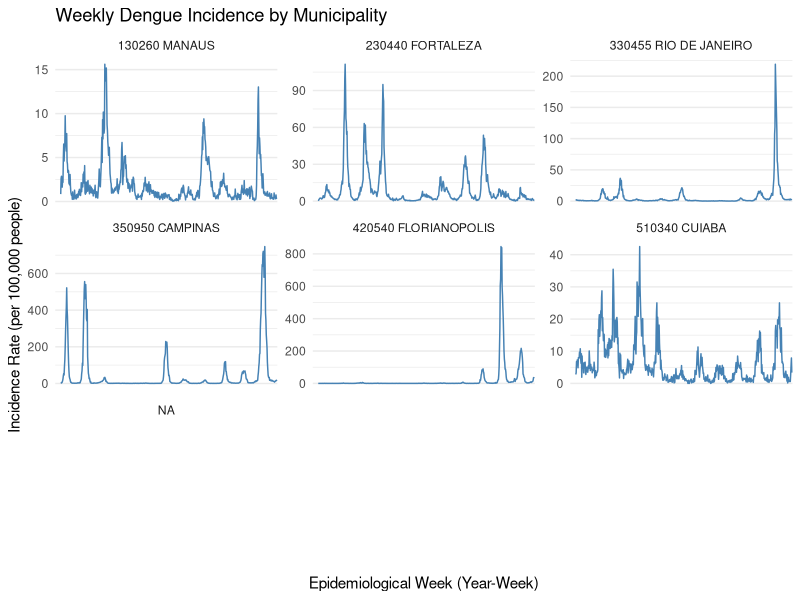
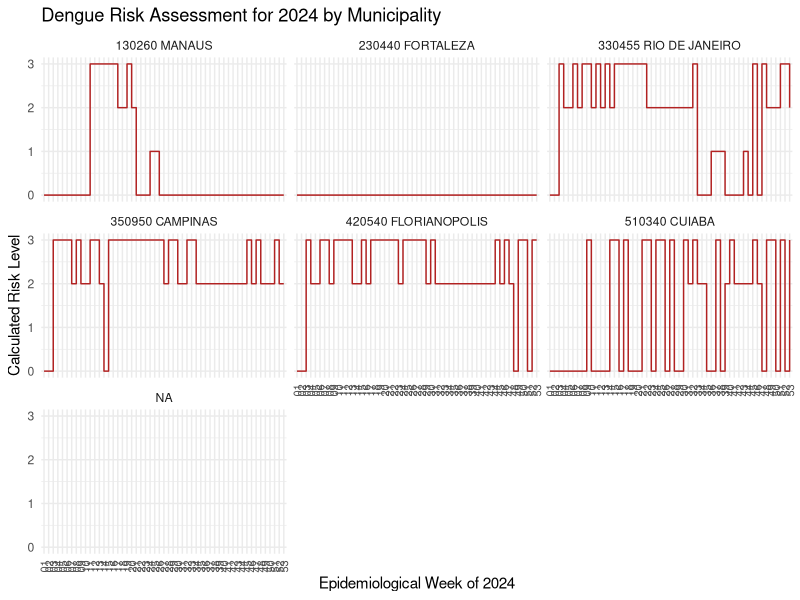
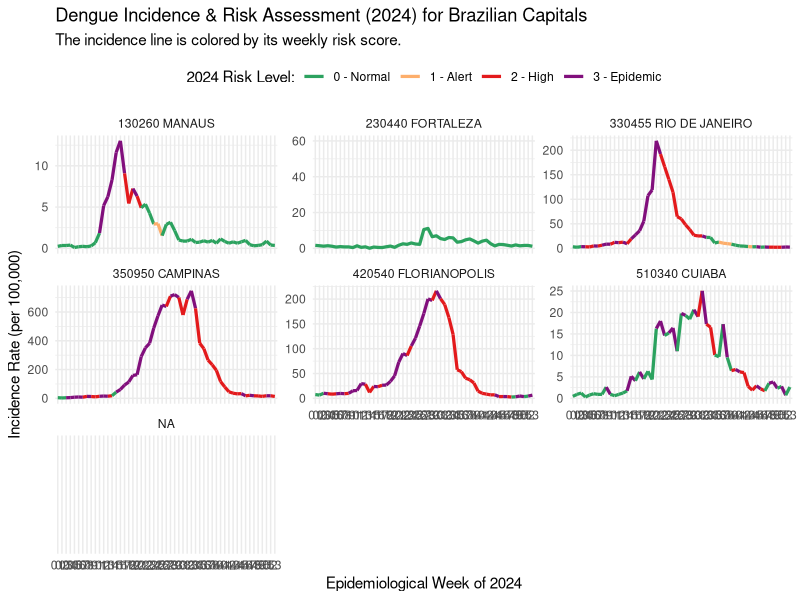
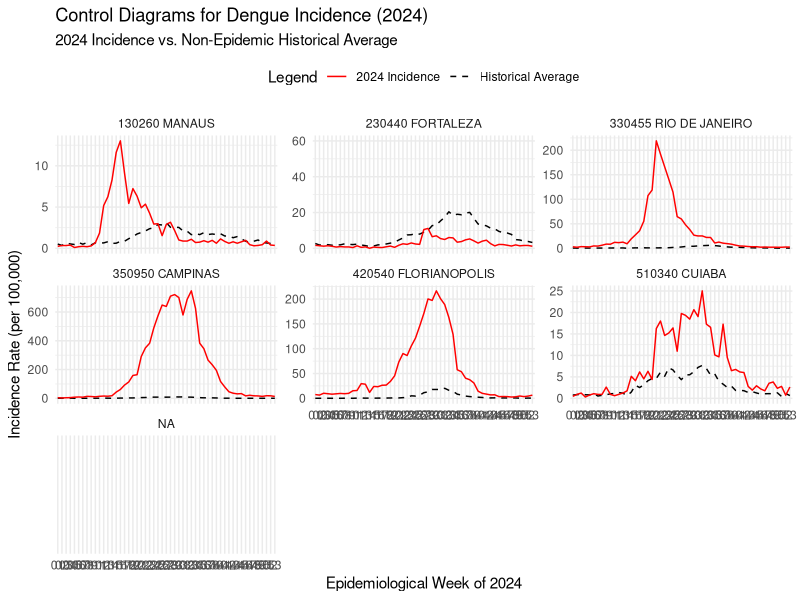
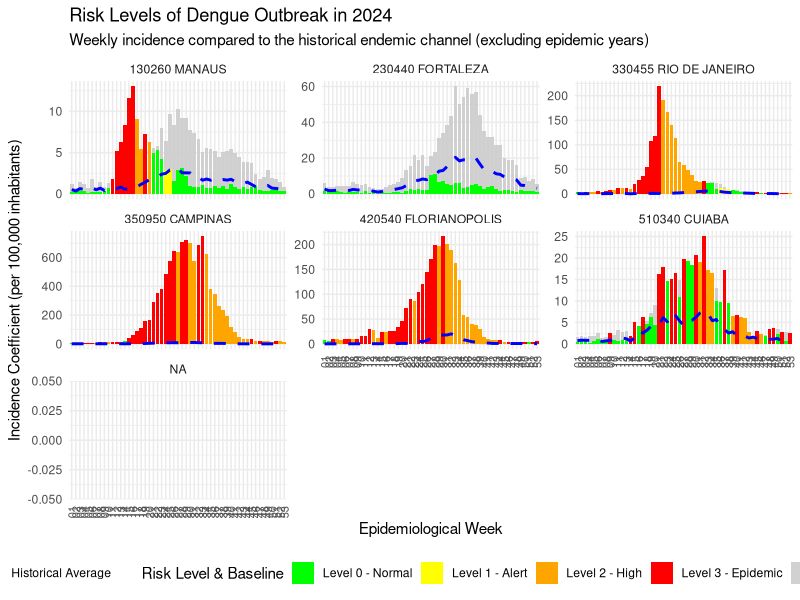

These charts were generated, in order, by the following R code:
## ---- chunk 1
knitr::opts_chunk$set(echo = T, warning = F)
library(tidyverse)
library(lubridate)
library(zoo)
library(ggplot2)
library(here)
library(haven)
library(lubridate)
library(readr)
## ---- chunk 2
dengue_full <- read_csv(here("dengue/Dengue_Provaveis_2014_2024.csv")) %>% 
  mutate(epidemiologic_week = paste0(year, "w", week))

# Epidemiological week starting on the first week of the winter
epiweek40 <- read_dta(
  here("dengue/epidemiological_week_startsweek40.dta")) 
## ---- chunk 3
 ## Grouping by municipality and epidemiological week
dengue_df <- dengue_full %>% 
  # Correctly group by municipality, year, and week first
  group_by(municipality, year, week) %>% 
  summarise(
    cases = sum(likely_cases, na.rm = TRUE),
    population = sum(population, na.rm = TRUE), 
    deaths = sum(deaths, na.rm = TRUE),
    .groups = "drop"
  ) %>%
  mutate(
    incidence = ifelse(population > 0, cases / (population / 100000), 0),
    wy = paste0(year, "w", as.integer(week))
  ) %>%
  full_join(epiweek40, by = "wy") %>%
  # IMPORTANT FIX: Group by municipality BEFORE arranging and filling NAs
  group_by(municipality) %>%
  arrange(year_week40, epidemiologic_week_startsweek40) %>% 
  mutate(
    # Use across() to apply na.locf cleanly to several columns
    across(c(year, cases, population, deaths, incidence), ~ zoo::na.locf(., na.rm = FALSE)),
    yw = as.character(paste0(year_week40,"-", epidemiologic_week_startsweek40)),
    epi_label = paste0(year_week40, "w", epidemiologic_week_startsweek40)
  ) %>%
  # Ungroup at the end to have a clean, final dataframe
  ungroup()
## ---- chunk 4
perform_risk_analysis <- function(df, analysis_year = 2024) {
  # Defines a function that takes a dataframe 'df' and an 'analysis_year'.

  tryCatch({
    # If an error occurs, the code will jump to the 'error' section at the end.

    # === Part 1: Identify Epidemic Years based on Risk Score ===
    # The goal of this part is to analyze all historical data to determine which years behaved like epidemics.

    # Create a preliminary endemic channel using ALL historical data.
    preliminary_channel <- df %>%
      # 1. Select only data from years before the analysis_year.
      filter(year_week40 < analysis_year) %>%
      # 2. Group data by the epidemiological week number.
      group_by(week2 = epidemiologic_week_startsweek40) %>%
      # 3. For each week, calculate the historical average and standard deviation of incidence.
      summarise(avg_incidence = mean(incidence, na.rm = TRUE), sd_incidence = sd(incidence, na.rm = TRUE), .groups = "drop") %>%
      # 4. Calculate the upper alert threshold (95% confidence interval).
      mutate(high = avg_incidence + (1.96 * sd_incidence))

    # Check if there is enough historical data to proceed.
    if(nrow(preliminary_channel) == 0) return(NULL)

    # Assess all historical years against the preliminary channel to find epidemic years.
    risk_all_years <- df %>%
      # 1. Select only historical data.
      filter(year_week40 < analysis_year) %>%
      # 2. Add the calculated avg_incidence and high threshold to each row based on its week.
      left_join(preliminary_channel, by = c("epidemiologic_week_startsweek40" = "week2")) %>%
      # 3. Group the data by year to analyze each year independently.
      group_by(year_week40) %>%
      # 4. Ensure weeks are sorted chronologically within each year.
      arrange(epidemiologic_week_startsweek40, .by_group = TRUE) %>%
      # 5. Create several new columns (triggers) based on different risk conditions.
      mutate(
        # Trigger: Is incidence above average but below the high threshold? (1=yes, 0=no)
        increasedincidence = ifelse(incidence > avg_incidence & incidence < high, 1, 0),
        # Trigger: Has 'increasedincidence' been true for 4 straight weeks?
        increasedincidence4weeks = zoo::rollapply(increasedincidence, 4, function(x) as.integer(all(x == 1)), fill = NA, align = "right"),
        # Trigger: Is incidence above the high threshold?
        increasedincidencehigh = ifelse(incidence > high, 1, 0),
        # Trigger: Has 'increasedincidencehigh' been true for 4 straight weeks?
        increasedincidencehigh4weeks = zoo::rollapply(increasedincidencehigh, 4, function(x) as.integer(all(x == 1)), fill = NA, align = "right"),
        # Trigger: Did deaths increase from the previous week?
        increaseddeath = ifelse(deaths > lag(deaths), 1, 0),
        # Trigger: Has 'increaseddeath' been true for 4 straight weeks?
        increaseddeath4w = zoo::rollapply(increaseddeath, 4, function(x) as.integer(all(x == 1)), fill = NA, align = "right"),
        # Calculate log of incidence to check for exponential growth.
        ln_incidence = ifelse(incidence > 0, log(incidence), 0),
        # Calculate the week-over-week change in log(incidence).
        exponentialgrowth = ln_incidence - dplyr::lag(ln_incidence),
        # Trigger: Is growth exponential AND is incidence above the high threshold?
        increasedexpgrowth = ifelse(exponentialgrowth > 0 & incidence > high, 1, 0),
        # Trigger: Has 'increaseddeath' been true for 5 straight weeks?
        increaseddeath5w = zoo::rollapply(increaseddeath, 5, function(x) as.integer(all(x == 1)), fill = NA, align = "right")
      ) %>%
      # Replace any NAs created by the rolling functions (at the start of the series) with 0.
      mutate(across(c(increasedincidence4weeks, increasedincidencehigh4weeks, increaseddeath4w, increasedexpgrowth, increaseddeath5w), ~replace_na(., 0))) %>%
      # Assign risk levels based on the triggers.
      mutate(
        # Risk Level 1: Sustained increase in cases.
        risk_level1 = if_else(increasedincidence4weeks == 1, 1L, 0L),
        # Risk Level 2: High alert for cases or sustained increase in deaths.
        risk_level2 = if_else(increasedincidencehigh4weeks == 1 | increaseddeath4w == 1, 2L, 0L),
        # Risk Level 3: Epidemic level based on exponential growth or prolonged increase in deaths.
        risk_level3 = if_else(increasedexpgrowth == 1 | increaseddeath5w == 1, 3L, 0L),
        # The final risk assessment for a week is the highest level triggered.
        riskassessment = pmax(risk_level1, risk_level2, risk_level3, na.rm = TRUE)
      )

    # From the historical assessment, create a list of years that hit risk level 3.
    epidemic_years <- risk_all_years %>% filter(riskassessment >= 3) %>% distinct(year_week40) %>% pull(year_week40)
    # Create a list of all available historical years.
    all_hist_years <- unique(df$year_week40[df$year_week40 < analysis_year])
    # Create the list of non-epidemic years by removing epidemic years from all historical years.
    non_epidemic_years <- all_hist_years[!all_hist_years %in% epidemic_years]
    # Select only the 5 most recent non-epidemic years for the final baseline.
    non_epidemic_years <- non_epidemic_years %>%
      sort() %>%
      tail(5)

    # Fallback condition:  Skips the municipality if there are not enough non-epidemic years to build a reliable baseline (at least 2 are needed).
    if (length(non_epidemic_years) < 2) {
      
      message(paste("Skipping municipality:", 
                    unique(df$municipality), 
                    "| Reason: Fewer than 2 non-epidemic years found."))
                    
      return(NULL) 
    }

    # === Part 2: Build Final Control Diagram and Assess the Current Year ===
    # The goal of this part is to use the clean "non-epidemic" years to build a
    # final, reliable baseline and assess the current analysis_year against it.

    # Isolate the incidence and death data for the current analysis_year.
    incidence_current_year <- df %>% filter(year_week40 == analysis_year) %>% transmute(incidence_current = incidence, deaths, week2 = epidemiologic_week_startsweek40)

    # Build the final, clean endemic channel.
    control_data <- df %>%
      # 1. IMPORTANT: Filter for only the selected non-epidemic years.
      filter(year_week40 %in% non_epidemic_years) %>%
      # 2. Group by week.
      group_by(week2 = epidemiologic_week_startsweek40) %>%
      # 3. Recalculate the average and standard deviation using this cleaner data.
      summarise(avg_incidence = mean(incidence, na.rm = TRUE), sd_incidence = sd(incidence, na.rm = TRUE), .groups = "drop") %>%
      # 4. Create the final upper and lower thresholds for the control diagram.
      mutate(high = avg_incidence + 1.96*sd_incidence, low = pmax(0, avg_incidence - 1.96*sd_incidence)) %>%
      # 5. Join the final channel data with the current year's data.
      left_join(incidence_current_year, by = "week2")

    # Perform the final risk assessment for the analysis_year.
    risk_final <- control_data %>%
      arrange(week2) %>%
      mutate(
        increasedincidence = ifelse(incidence_current > avg_incidence & incidence_current < high, 1, 0),
        increasedincidence4weeks = zoo::rollapply(increasedincidence, 4, function(x) as.integer(all(x==1)), fill=NA, align="right"),
        increasedincidencehigh = ifelse(incidence_current > high, 1, 0),
        increasedincidencehigh4weeks = zoo::rollapply(increasedincidencehigh, 4, function(x)as.integer(all(x==1)), fill=NA, align="right"),
        increaseddeath = ifelse(deaths > lag(deaths), 1, 0),
        increaseddeath4w = zoo::rollapply(increaseddeath, 4, function(x) as.integer(all(x==1)), fill=NA, align="right"),
        ln_incidence = ifelse(incidence_current > 0, log(incidence_current), 0),
        exponentialgrowth = ln_incidence - dplyr::lag(ln_incidence),
        increasedexpgrowth = ifelse(exponentialgrowth > 0 & incidence_current > high, 1, 0),
        increaseddeath5w = zoo::rollapply(increaseddeath, 5, function(x) as.integer(all(x==1)), fill=NA, align="right")
      ) %>%
      mutate(across(c(increasedincidence4weeks, increasedincidencehigh4weeks, increaseddeath4w, increasedexpgrowth, increaseddeath5w), ~replace_na(., 0))) %>%
      mutate(
        risk_level1 = if_else(increasedincidence4weeks == 1, 1L, 0L),
        risk_level2 = if_else(increasedincidencehigh4weeks == 1 | increaseddeath4w == 1, 2L, 0L),
        risk_level3 = if_else(increasedexpgrowth == 1 | increaseddeath5w == 1, 3L, 0L),
        riskassessment = pmax(risk_level1, risk_level2, risk_level3, na.rm = TRUE)
      )

    # Return the results as a list containing two objects.
    return(list(risk_final = risk_final, epidemic_years = epidemic_years))

  }, error = function(e) {
    # If any error occurred in the 'try' block, this code will run.
    message(paste("Could not process municipality:", unique(df$municipality), "| Error:", e$message))
    return(NULL)
  })
}
## ---- chunk 5
# Nest the data, creating a list-column with a dataframe for each municipality
nested_data <- dengue_df %>%
  group_by(municipality) %>%
  nest()

# Apply function to each nested dataframe
results <- nested_data %>%
  mutate(risk_analysis_results = map(data, perform_risk_analysis))

# Unnest the results for the 2024 risk assessment
risk_2024 <- results %>%
  # Safely extract the 'risk_final' tibble from the list
  mutate(risk_data = map(risk_analysis_results, ~ .x$risk_final)) %>%
  select(municipality, risk_data) %>%
  unnest(cols = c(risk_data))
## ---- chunk 6
# Helper function to safely extract epidemic years from the results list
extract_epidemic_years <- function(model_output) {
  if (!is.null(model_output) && "epidemic_years" %in% names(model_output)) {
    if (length(model_output$epidemic_years) > 0) {
      return(tibble(epidemic_year = as.character(model_output$epidemic_years)))
    }
  }
  return(tibble(epidemic_year = character(0)))
}

# Extract and unnest the epidemic years data
epidemic_years_data <- results %>%
  mutate(epidemic_years = map(risk_analysis_results, extract_epidemic_years)) %>%
  select(municipality, epidemic_years) %>%
  unnest(cols = c(epidemic_years))

# Create a summary table
epidemic_summary_table <- epidemic_years_data %>%
  group_by(municipality) %>%
  summarise(
    epidemic_years_list = paste(sort(unique(epidemic_year)), collapse = ", "),
    .groups = "drop"
  ) %>%
  rename(
    `Municipality` = municipality,
    `Epidemic Years` = epidemic_years_list
  )

# Table
knitr::kable(epidemic_summary_table, caption = "Epidemic Years of Dengue by Municipality")
## ---- chunk 7
ggplot(dengue_df, aes(x = yw, y = incidence, group = 1)) +
  geom_line(color = "steelblue") +
  facet_wrap(~ municipality, scales = "free_y") + 
  labs(
    title = "Weekly Dengue Incidence by Municipality",
    x = "Epidemiological Week (Year-Week)",
    y = "Incidence Rate (per 100,000 people)"
  ) +
  scale_x_discrete(breaks = levels(dengue_df$yw)[seq(1, length(levels(dengue_df$yw)))]) +
  theme_minimal() +
  theme(axis.text.x = element_text(angle = 90, vjust = 0.5, size = 8))
## ---- chunk 8
ggplot(risk_2024, aes(x = week2, y = riskassessment, group = 1)) +
  # geom_step is great for visualizing discrete changes in risk level
  geom_step(color = "firebrick") + 
  # Create a separate plot for each municipality
  facet_wrap(~ municipality) + 
  labs(
    title = "Dengue Risk Assessment for 2024 by Municipality",
    x = "Epidemiological Week of 2024",
    y = "Calculated Risk Level"
  ) +
  scale_y_continuous(breaks = 0:3, limits = c(0, 3)) + 
  theme_minimal() +
  theme(axis.text.x = element_text(angle = 90, vjust = 0.5, size = 8))
## ---- chunk 9
risk_colors <- c(
  "0" = "#2ca25f", # Green
  "1" = "#fdae6b", # Orange
  "2" = "#e31a1c", # Red
  "3" = "#810f7c"  # Purple for the highest risk
)

ggplot(risk_2024, aes(x = week2)) +
  
  # The historical endemic channel (grey ribbon and dashed line)
  geom_ribbon(aes(ymin = low, ymax = high), fill = "grey80", alpha = 0.6) +
  geom_line(aes(y = avg_incidence), linetype = "dashed", color = "black") +
  
  # The 2024 incidence line, with color mapped to risk level
  geom_line(aes(y = incidence_current, color = as.factor(riskassessment), group = 1), size = 1.1) +
  
  # Creating a grid of plots
  facet_wrap(~ municipality, scales = "free_y") +
  
  # Apply custom color scale and labels
  scale_color_manual(
    name = "2024 Risk Level:", 
    values = risk_colors,
    labels = c("0 - Normal", "1 - Alert", "2 - High", "3 - Epidemic")
  ) +
  
  # Update titles and labels for the combined plot
  labs(
    title = "Dengue Incidence & Risk Assessment (2024) for Brazilian Capitals",
    subtitle = "The incidence line is colored by its weekly risk score.",
    y = "Incidence Rate (per 100,000)",
    x = "Epidemiological Week of 2024"
  ) +
  theme_minimal() +
  theme(legend.position = "top")
## ---- chunk 10
ggplot(risk_2024, aes(x = week2)) +
  
  # The historical endemic channel (grey ribbon)
  geom_ribbon(aes(ymin = low, ymax = high), fill = "lightblue", alpha = 0.8) +
  
  # The historical average line
  geom_line(aes(y = avg_incidence, linetype = "Historical Average", group = 1), color = "black") +
  
  # The 2024 incidence line
  geom_line(aes(y = incidence_current, linetype = "2024 Incidence", group = 1), color = "red") +
  
  # Create a grid of plots for each municipality
  facet_wrap(~ municipality, scales = "free_y") +
  
  # Customize the legend for clarity
  scale_linetype_manual(
    name = "Legend",
    values = c("Historical Average" = "dashed", "2024 Incidence" = "solid")
  ) +
  
  # Add titles and labels
  labs(
    title = "Control Diagrams for Dengue Incidence (2024)",
    subtitle = "2024 Incidence vs. Non-Epidemic Historical Average",
    y = "Incidence Rate (per 100,000)",
    x = "Epidemiological Week of 2024"
  ) +
  theme_minimal() +
  theme(legend.position = "top")
## ---- chunk 11
# Define the colors and labels for the legend
all_fill_colors <- c(
  "Endemic Channel Upper Limit" = "grey80",
  "0" = "green",
  "1" = "yellow",
  "2" = "orange",
  "3" = "red"
)

line_colors <- c(
  "Historical Average" = "blue"
)

# Create the plot using a bar chart style
ggplot(risk_2024, aes(x = week2)) +
  
  # 1. Gray bars representing the upper limit of the endemic channel.
  # The 'fill' is now inside aes() to add it to the legend.
  geom_col(aes(y = high, fill = "Endemic Channel Upper Limit"), alpha = 0.9) +
  
  # 2. Colored bars for the 2024 incidence, based on risk level.
  geom_col(aes(y = incidence_current, fill = as.factor(riskassessment))) +

  # 3. Blue dashed line for the historical average.
  # MOVED to be last so it's drawn on top. 'color' is inside aes().
  geom_line(aes(y = avg_incidence, color = "Historical Average", group = 1), 
            linetype = "dashed", 
            size = 1) +
  
  # Create a separate plot for each municipality
  facet_wrap(~ municipality, scales = "free_y") +
  
  # Apply the custom color scale for the BARS
  scale_fill_manual(
    name = "Risk Level & Baseline",
    values = all_fill_colors,
    # Manually set the labels for the risk levels
    labels = c("0" = "Level 0 - Normal", 
               "1" = "Level 1 - Alert", 
               "2" = "Level 2 - High",
               "3" = "Level 3 - Epidemic",
               "Endemic Channel Upper Limit" = "Endemic Channel Upper Limit")
  ) +

  # Apply the custom color scale for the LINE
  scale_color_manual(
    name = "Historical Data",
    values = line_colors
  ) +
  
  # Add titles and labels
  labs(
    title = "Risk Levels of Dengue Outbreak in 2024",
    subtitle = "Weekly incidence compared to the historical endemic channel (excluding epidemic years)",
    y = "Incidence Coefficient (per 100,000 inhabitants)",
    x = "Epidemiological Week"
  ) +
  theme_minimal() +
  theme(
    legend.position = "bottom",
    axis.text.x = element_text(angle = 90, vjust = 0.5, size = 8)
  )
